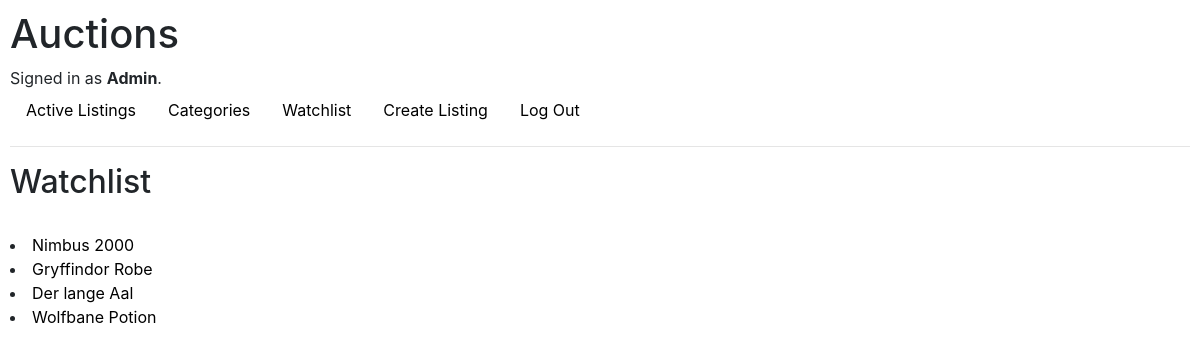
Page /watchlist (signed in) on the earlier database version.
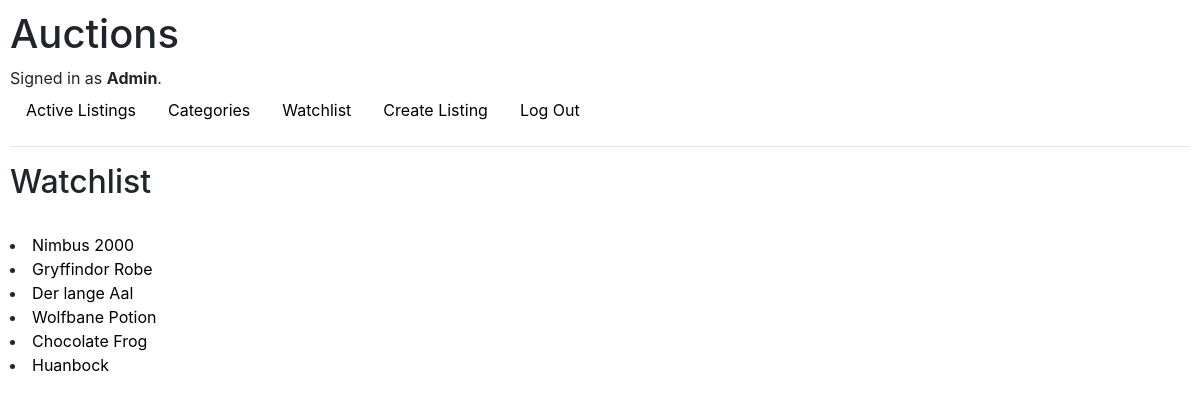
Same page on the later database version.
### auctions/models.py (models this page shows)
class Listing(models.Model):
    owner = models.ForeignKey(User, on_delete=models.CASCADE, related_name="Listings")
    title = models.CharField(max_length=64)
    description = models.CharField(max_length=200)
    image = models.ImageField(upload_to="listing_images", blank=True)
    categories = models.ManyToManyField(Category, related_name="listings")
    starting_price = models.FloatField()
    watchlisted = models.ManyToManyField(User, related_name="watchlist", null=True, blank=True)
    active = models.BooleanField()
    def __str__(self) -> str:
        title = self.title.replace(" ","_")
        return f"{title}"

### auctions/views.py (the view)
# urls.py: path("watchlist", views.watchlist, name="watchlist"),
def watchlist(request):
    noResults = False
    id = request.user.id
    listingObjects = Listing.objects.filter(active__exact = True).filter(watchlisted= id)
    listings = make_listing_touple(listingObjects)
    if len(listings) == 0:
        noResults = True
    return render(request, "auctions/watchlist.html", {
        "listings" : listings,
        "noResults" : noResults
    })

### auctions/views.py (called while the page is built)
def make_listing_touple(listingObjects):
    listings = []
    highestBid = None
    for listing in listingObjects:
        amount= 0
        for bid in Bid.objects.filter(listing=listing) :
            try:
                if bid.amount > amount:
                    amount = bid.amount
                    highestBid = bid
            except IndexError:
                pass
        listings.append((listing, str(listing).replace("_"," "), highestBid))
        highestBid = None
    return listings

### auctions/templates/auctions/watchlist.html (shortened to what this page needs)
{% extends "auctions/layout.html" %}
{% block body %}
    <h2>Watchlist</h2>
    <br/>
    {% for listing in listings %}
        <li><a href="{% url 'listing' listing.0 %}"> {{ listing.1 }}</a></li>
    {% endfor %}
{% endblock %}

Differences in the rows shown:
now on this page (row unchanged): Listing: title "Chocolate Frog"
added Listing: title "Huanbock"
